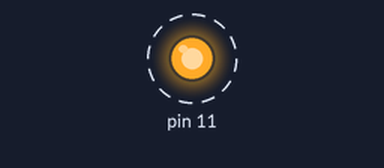
The sketch below on a simulated Arduino Uno, built with avr-gcc and run on an emulated ATmega328P. On the bench: output pins drawn as LEDs (lit = HIGH). Dashed ring = blinking.

Above: at 0.5 s.
Timing chart, 0 to 4.6 s (numbered marks = the images above):
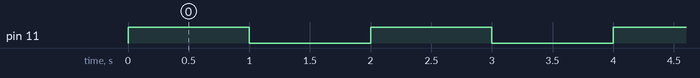

Measured:
- by itself, pin 11: alternates HIGH for 1.0 s and LOW for 1.0 s

The sketch:

Test_Extinguish.ino
```cpp
#include <Angus_Lib.h>
#include <Adafruit_MotorShield.h>
#include <Wire.h>

void setup() {
  initialize();


}

void loop() {
digitalWrite(11, HIGH);
  delay(1000);
  digitalWrite(11, LOW);
  delay(1000);
}
```
